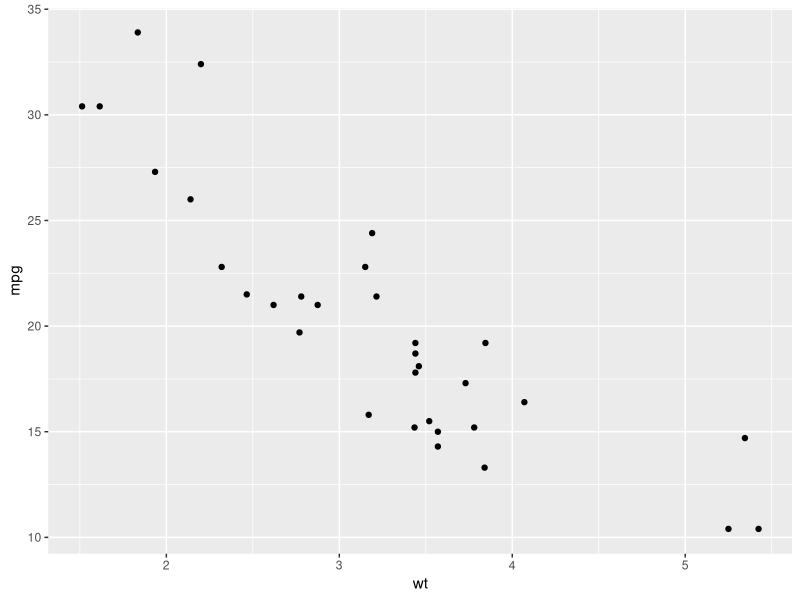
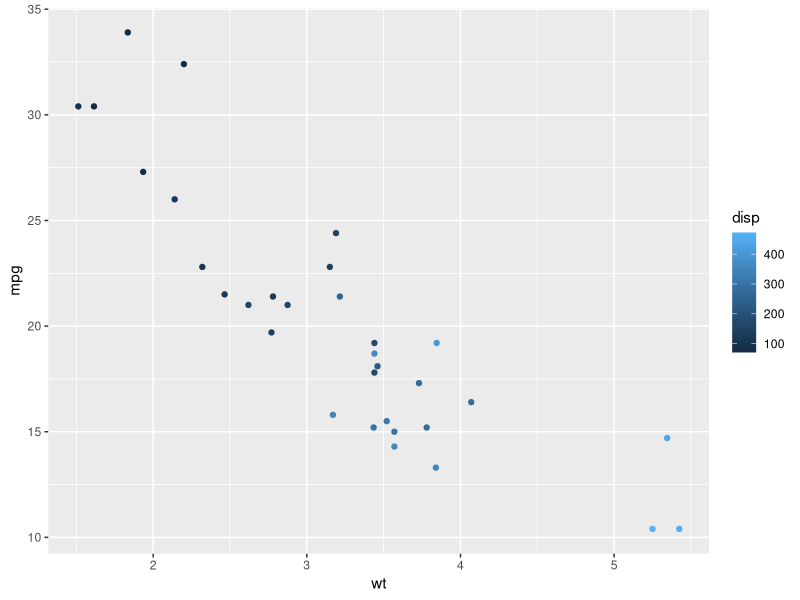
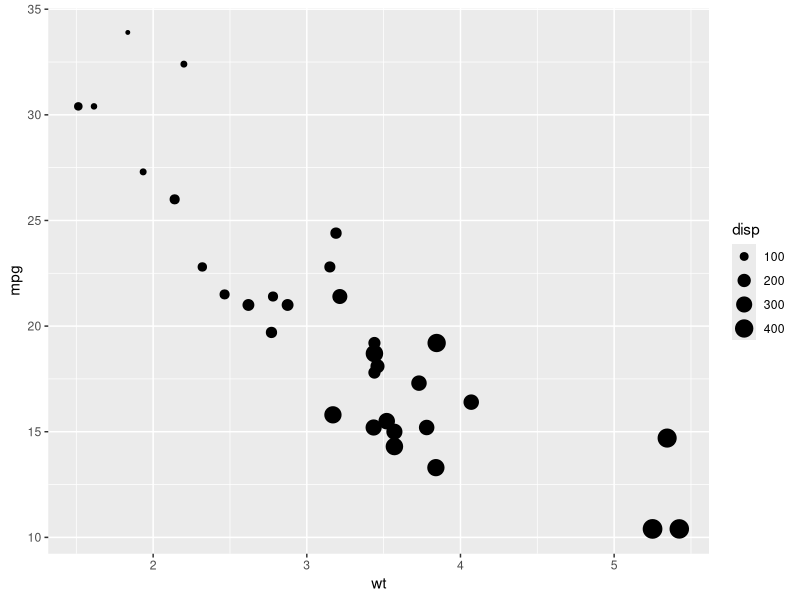
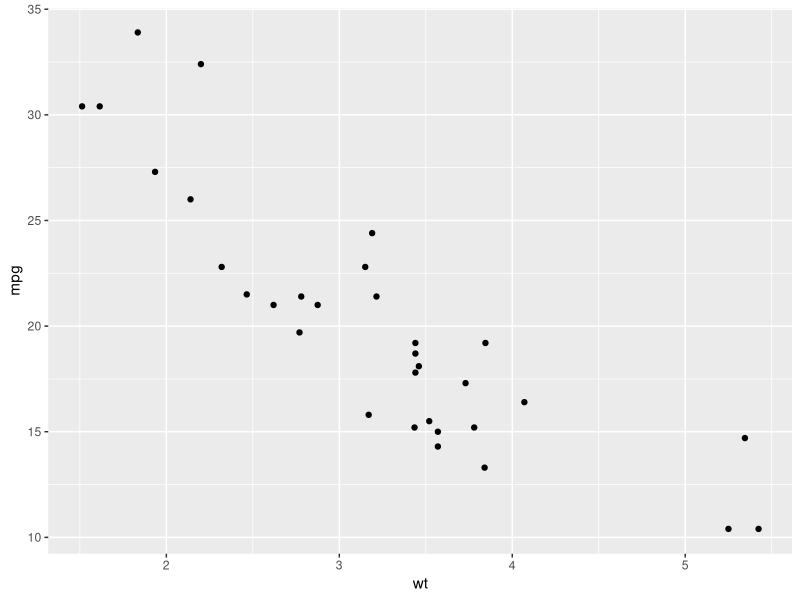
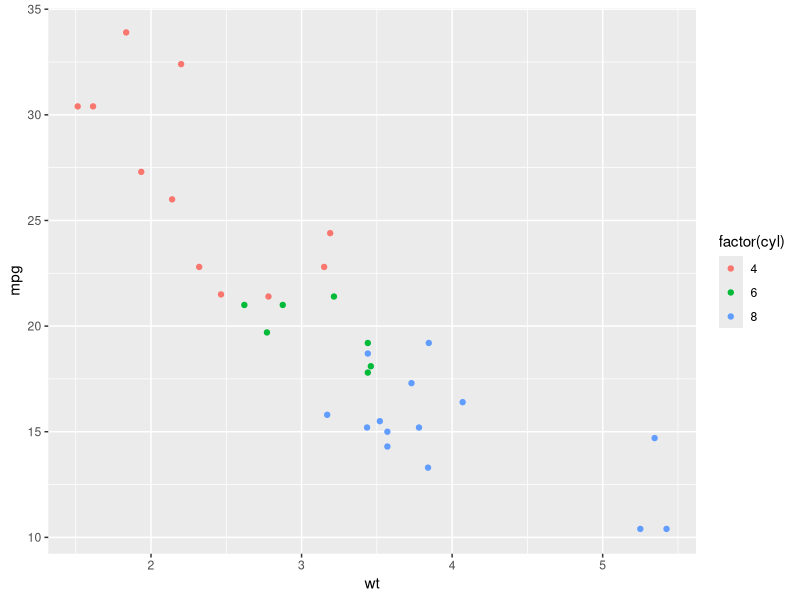
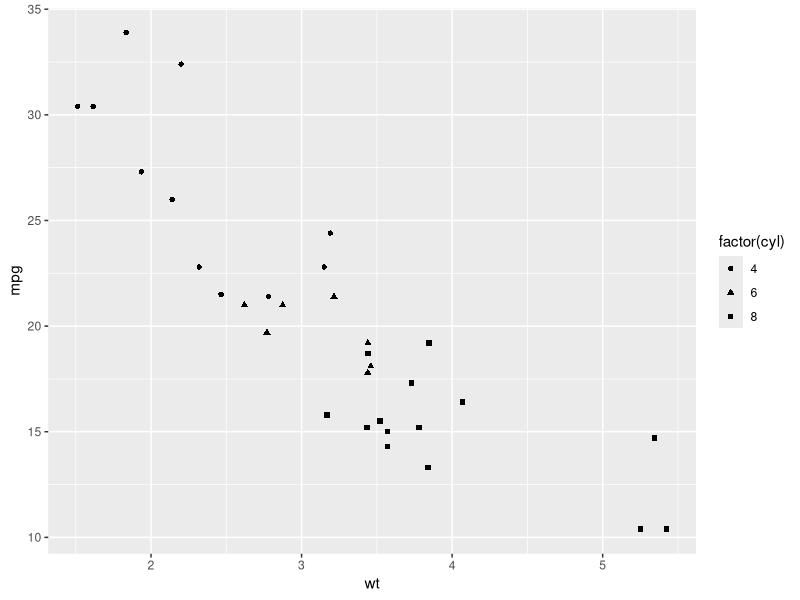
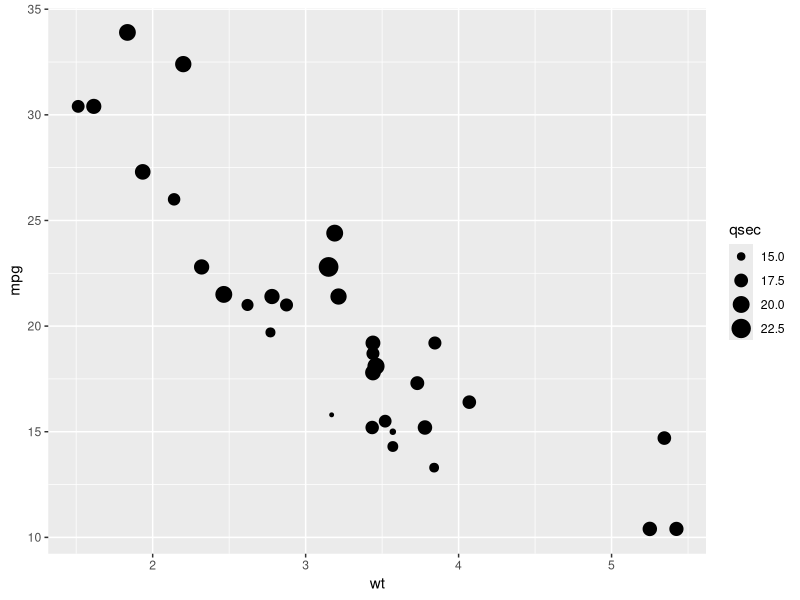
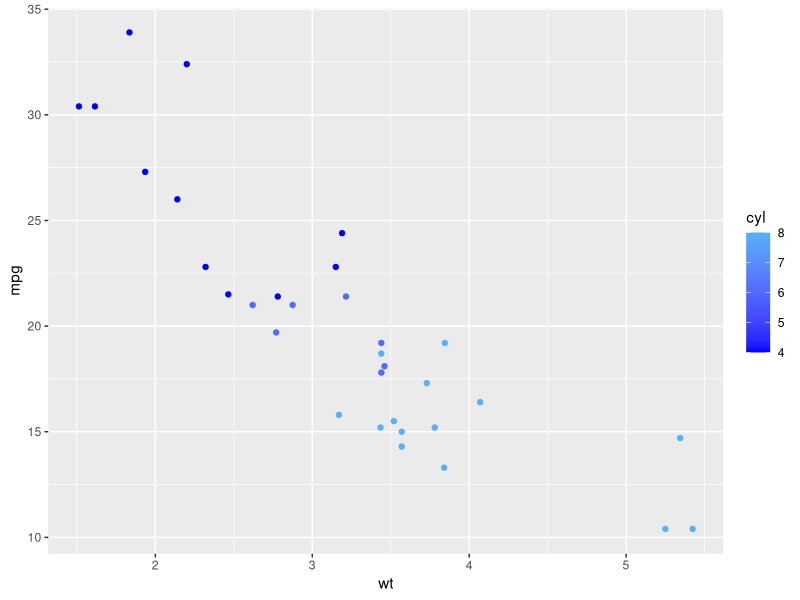

Recreate these plots in R, in order.
# Exploring ggplot2
library(ggplot2)

# A scatter plot has been made for you
ggplot(mtcars, aes(x = wt, y = mpg)) +
  geom_point()

# color
ggplot(mtcars, aes(x = wt, y = mpg, color = disp)) +
  geom_point()

# size
ggplot(mtcars, aes(x = wt, y = mpg, size = disp)) +
  geom_point()

  
# geom_point ------------------------------------------------------------------
	p <- ggplot(mtcars, aes(wt, mpg))
	p + geom_point()

	# Add aesthetic mappings
	p + geom_point(aes(colour = factor(cyl)))
	p + geom_point(aes(shape = factor(cyl)))
	p + geom_point(aes(size = qsec))

	# Change scales
	p + geom_point(aes(colour = cyl)) + scale_colour_gradient(low = "blue")
	p + geom_point(aes(shape = factor(cyl))) + scale_shape(solid = FALSE)

	# Set aesthetics to fixed value
	ggplot(mtcars, aes(wt, mpg)) + geom_point(colour = "red", size = 3)


	# Varying alpha is useful for large datasets
	d <- ggplot(diamonds, aes(carat, price))
	d + geom_point(alpha = 1/10)
	d + geom_point(alpha = 1/20)
	d + geom_point(alpha = 1/100)


	# For shapes that have a border (like 21), you can colour the inside and
	# outside separately. Use the stroke aesthetic to modify the width of the
	# border
	ggplot(mtcars, aes(wt, mpg)) +
	  geom_point(shape = 21, colour = "black", fill = "white", size = 5, stroke = 5)


	# You can create interesting shapes by layering multiple points of
	# different sizes
	p <- ggplot(mtcars, aes(mpg, wt, shape = factor(cyl)))
	p + geom_point(aes(colour = factor(cyl)), size = 4) +
	  geom_point(colour = "grey90", size = 1.5)
	p + geom_point(colour = "black", size = 4.5) +
	  geom_point(colour = "pink", size = 4) +
	  geom_point(aes(shape = factor(cyl)))

	# These extra layers don't usually appear in the legend, but we can
	# force their inclusion
	p + geom_point(colour = "black", size = 4.5, show.legend = TRUE) +
	  geom_point(colour = "pink", size = 4, show.legend = TRUE) +
	  geom_point(aes(shape = factor(cyl)))

	# geom_point warns when missing values have been dropped from the data set
	# and not plotted, you can turn this off by setting na.rm = TRUE
	mtcars2 <- transform(mtcars, mpg = ifelse(runif(32) < 0.2, NA, mpg))
	ggplot(mtcars2, aes(wt, mpg)) + geom_point()
	ggplot(mtcars2, aes(wt, mpg)) + geom_point(na.rm = TRUE)
  
# geom_point and geom_smooth --------------------------------------------------
# Explore the diamonds data frame with str()
str(diamonds)

# Add geom_point() with +
ggplot(diamonds, aes(x = carat, y = price)) + geom_point()

# Add geom_point() and geom_smooth() with +
ggplot(diamonds, aes(x = carat, y = price)) + geom_point() + 
geom_smooth(method = "gam", span = 0.3)

# geom_point(alpha = 0.05) --------------------------------------------------

# 1 - The plot you created in the previous exercise
ggplot(diamonds, aes(x = carat, y = price)) +
  geom_point() +
  geom_smooth()

# 2 - Copy the above command but show only the smooth line
ggplot(diamonds, aes(x = carat, y = price)) +
  geom_smooth()


# 3 - Copy the above command and assign the correct value to col in aes()
ggplot(diamonds, aes(x = carat, y = price, color = clarity)) +
  geom_smooth()


# 4 - Keep the color settings from previous command. Plot only the points with argument alpha.
ggplot(diamonds, aes(x = carat, y = price, color = clarity)) + geom_point(alpha = 0.4)

# Object manipulation --------------------------------------------------
# Create the object containing the data and aes layers: dia_plot
dia_plot <- ggplot(diamonds, aes(x = carat, y = price))

# Add a geom layer with + and geom_point()
dia_plot <- dia_plot + geom_point()

# Add the same geom layer, but with aes() inside
dia_plot <- dia_plot + geom_point(aes(color = clarity))

dia_plot

# Understanding the grammar ------------------------------------------------
# 1 - The dia_plot object has been created for you
dia_plot <- ggplot(diamonds, aes(x = carat, y = price))

# 2 - Expand dia_plot by adding geom_point() with alpha set to 0.2
dia_plot <- dia_plot + geom_point(alpha = 0.2)

# 3 - Plot dia_plot with additional geom_smooth() with se set to FALSE
dia_plot + geom_smooth(se = FALSE)

# 4 - Copy the command from above and add aes() with the correct mapping to geom_smooth()
dia_plot + geom_smooth(aes(col = clarity), se = FALSE)

# xxxxxxxxxxxxxxxxxxxxxxx --------------------------------------------------
# xxxxxxxxxxxxxxxxxxxxxxx --------------------------------------------------
# xxxxxxxxxxxxxxxxxxxxxxx --------------------------------------------------
# xxxxxxxxxxxxxxxxxxxxxxx --------------------------------------------------
# xxxxxxxxxxxxxxxxxxxxxxx --------------------------------------------------
# xxxxxxxxxxxxxxxxxxxxxxx --------------------------------------------------
# xxxxxxxxxxxxxxxxxxxxxxx --------------------------------------------------
# xxxxxxxxxxxxxxxxxxxxxxx --------------------------------------------------
# xxxxxxxxxxxxxxxxxxxxxxx --------------------------------------------------
# xxxxxxxxxxxxxxxxxxxxxxx --------------------------------------------------
# xxxxxxxxxxxxxxxxxxxxxxx --------------------------------------------------

